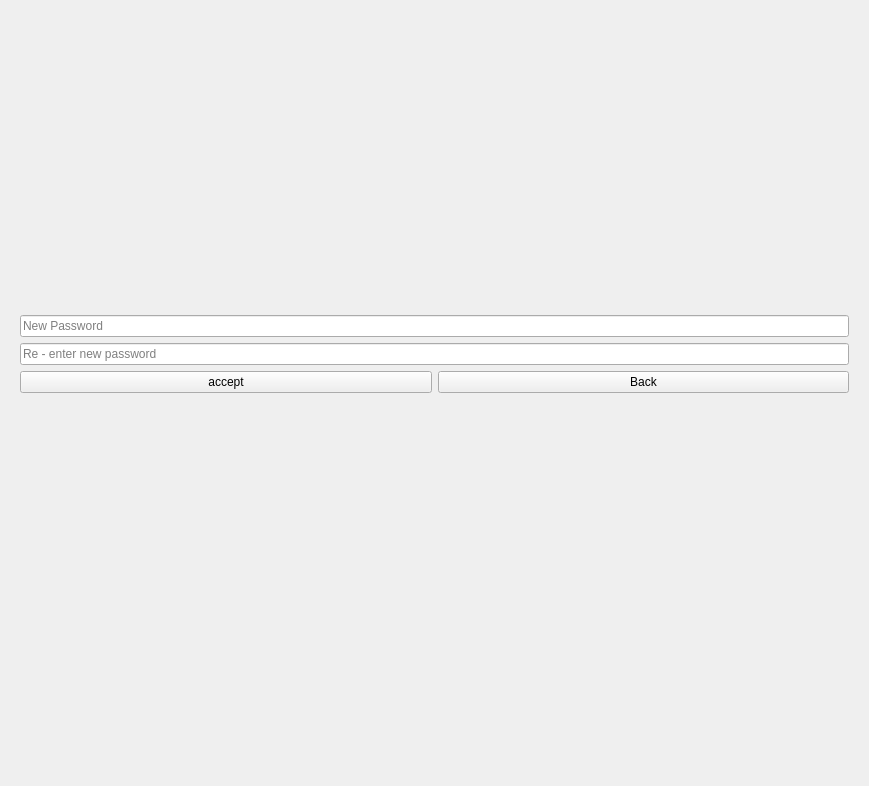
<?xml version="1.0" encoding="UTF-8"?>
<ui version="4.0">
 <class>chatbox</class>
 <widget class="QWidget" name="chatbox">
  <property name="geometry">
   <rect>
    <x>0</x>
    <y>0</y>
    <width>869</width>
    <height>786</height>
   </rect>
  </property>
  <property name="windowTitle">
   <string>Form</string>
  </property>
  <layout class="QHBoxLayout" name="horizontalLayout_3">
   <item>
    <widget class="QStackedWidget" name="stackedWidget">
     <property name="currentIndex">
      <number>3</number>
     </property>
     <widget class="QWidget" name="chatStack">
      <layout class="QGridLayout" name="gridLayout">
       <item row="0" column="0">
        <widget class="QTabWidget" name="tabWidget">
         <property name="sizePolicy">
          <sizepolicy hsizetype="Fixed" vsizetype="Expanding">
           <horstretch>0</horstretch>
           <verstretch>0</verstretch>
          </sizepolicy>
         </property>
         <property name="minimumSize">
          <size>
           <width>280</width>
           <height>100</height>
          </size>
         </property>
         <property name="maximumSize">
          <size>
           <width>300</width>
           <height>100000</height>
          </size>
         </property>
         <property name="currentIndex">
          <number>1</number>
         </property>
         <widget class="QWidget" name="tab">
          <attribute name="title">
           <string>User</string>
          </attribute>
          <layout class="QHBoxLayout" name="horizontalLayout_2">
           <item>
            <widget class="QListWidget" name="listWidget">
             <property name="sizePolicy">
              <sizepolicy hsizetype="Expanding" vsizetype="Expanding">
               <horstretch>0</horstretch>
               <verstretch>0</verstretch>
              </sizepolicy>
             </property>
            </widget>
           </item>
          </layout>
         </widget>
         <widget class="QWidget" name="tab_2">
          <attribute name="title">
           <string>Group</string>
          </attribute>
          <layout class="QHBoxLayout" name="horizontalLayout_5">
           <item>
            <widget class="QListWidget" name="listWidget_2"/>
           </item>
          </layout>
         </widget>
        </widget>
       </item>
       <item row="1" column="0">
        <widget class="QPushButton" name="settingButton">
         <property name="sizePolicy">
          <sizepolicy hsizetype="Fixed" vsizetype="Expanding">
           <horstretch>0</horstretch>
           <verstretch>0</verstretch>
          </sizepolicy>
         </property>
         <property name="minimumSize">
          <size>
           <width>280</width>
           <height>23</height>
          </size>
         </property>
         <property name="maximumSize">
          <size>
           <width>479</width>
           <height>23</height>
          </size>
         </property>
         <property name="text">
          <string>Setting</string>
         </property>
        </widget>
       </item>
       <item row="0" column="1" rowspan="2">
        <layout class="QVBoxLayout" name="verticalLayout">
         <item>
          <widget class="QTextEdit" name="textEdit">
           <property name="frameShape">
            <enum>QFrame::StyledPanel</enum>
           </property>
           <property name="frameShadow">
            <enum>QFrame::Sunken</enum>
           </property>
           <property name="sizeAdjustPolicy">
            <enum>QAbstractScrollArea::AdjustIgnored</enum>
           </property>
           <property name="undoRedoEnabled">
            <bool>false</bool>
           </property>
           <property name="lineWrapMode">
            <enum>QTextEdit::WidgetWidth</enum>
           </property>
           <property name="readOnly">
            <bool>true</bool>
           </property>
          </widget>
         </item>
         <item>
          <layout class="QHBoxLayout" name="horizontalLayout">
           <item>
            <widget class="QLineEdit" name="lineEdit"/>
           </item>
           <item>
            <widget class="QPushButton" name="sendButton">
             <property name="text">
              <string>Send</string>
             </property>
            </widget>
           </item>
          </layout>
         </item>
        </layout>
       </item>
      </layout>
     </widget>
     <widget class="QWidget" name="settingStack">
      <layout class="QGridLayout" name="gridLayout_2">
       <item row="7" column="0" colspan="2">
        <widget class="QPushButton" name="SettingbackButton">
         <property name="enabled">
          <bool>true</bool>
         </property>
         <property name="sizePolicy">
          <sizepolicy hsizetype="Minimum" vsizetype="Preferred">
           <horstretch>0</horstretch>
           <verstretch>0</verstretch>
          </sizepolicy>
         </property>
         <property name="minimumSize">
          <size>
           <width>2</width>
           <height>2</height>
          </size>
         </property>
         <property name="text">
          <string>Back</string>
         </property>
         <property name="iconSize">
          <size>
           <width>32</width>
           <height>32</height>
          </size>
         </property>
        </widget>
       </item>
       <item row="1" column="0">
        <widget class="QPushButton" name="groupManagementButton">
         <property name="enabled">
          <bool>true</bool>
         </property>
         <property name="sizePolicy">
          <sizepolicy hsizetype="Minimum" vsizetype="Preferred">
           <horstretch>0</horstretch>
           <verstretch>0</verstretch>
          </sizepolicy>
         </property>
         <property name="minimumSize">
          <size>
           <width>2</width>
           <height>2</height>
          </size>
         </property>
         <property name="sizeIncrement">
          <size>
           <width>1</width>
           <height>1</height>
          </size>
         </property>
         <property name="text">
          <string>Group management</string>
         </property>
         <property name="iconSize">
          <size>
           <width>32</width>
           <height>32</height>
          </size>
         </property>
        </widget>
       </item>
       <item row="1" column="1">
        <widget class="QPushButton" name="accountManagementButton">
         <property name="enabled">
          <bool>true</bool>
         </property>
         <property name="sizePolicy">
          <sizepolicy hsizetype="Minimum" vsizetype="Preferred">
           <horstretch>0</horstretch>
           <verstretch>0</verstretch>
          </sizepolicy>
         </property>
         <property name="minimumSize">
          <size>
           <width>2</width>
           <height>2</height>
          </size>
         </property>
         <property name="text">
          <string>Account management</string>
         </property>
         <property name="iconSize">
          <size>
           <width>32</width>
           <height>32</height>
          </size>
         </property>
        </widget>
       </item>
       <item row="4" column="0">
        <widget class="QPushButton" name="textColorButton">
         <property name="enabled">
          <bool>true</bool>
         </property>
         <property name="sizePolicy">
          <sizepolicy hsizetype="Minimum" vsizetype="Preferred">
           <horstretch>0</horstretch>
           <verstretch>0</verstretch>
          </sizepolicy>
         </property>
         <property name="minimumSize">
          <size>
           <width>2</width>
           <height>2</height>
          </size>
         </property>
         <property name="text">
          <string>Text Color</string>
         </property>
         <property name="iconSize">
          <size>
           <width>32</width>
           <height>32</height>
          </size>
         </property>
        </widget>
       </item>
       <item row="4" column="1">
        <widget class="QPushButton" name="LogoutButton">
         <property name="enabled">
          <bool>true</bool>
         </property>
         <property name="sizePolicy">
          <sizepolicy hsizetype="Minimum" vsizetype="Preferred">
           <horstretch>0</horstretch>
           <verstretch>0</verstretch>
          </sizepolicy>
         </property>
         <property name="minimumSize">
          <size>
           <width>2</width>
           <height>2</height>
          </size>
         </property>
         <property name="sizeIncrement">
          <size>
           <width>1</width>
           <height>1</height>
          </size>
         </property>
         <property name="text">
          <string>Logout</string>
         </property>
         <property name="iconSize">
          <size>
           <width>32</width>
           <height>32</height>
          </size>
         </property>
        </widget>
       </item>
      </layout>
     </widget>
     <widget class="QWidget" name="groupManagementStack">
      <widget class="QPushButton" name="groupManagementBackButton">
       <property name="geometry">
        <rect>
         <x>20</x>
         <y>730</y>
         <width>161</width>
         <height>31</height>
        </rect>
       </property>
       <property name="text">
        <string>Back</string>
       </property>
      </widget>
      <widget class="QLabel" name="label">
       <property name="geometry">
        <rect>
         <x>20</x>
         <y>10</y>
         <width>141</width>
         <height>20</height>
        </rect>
       </property>
       <property name="text">
        <string>Group names</string>
       </property>
      </widget>
      <widget class="QLabel" name="label_2">
       <property name="geometry">
        <rect>
         <x>170</x>
         <y>10</y>
         <width>141</width>
         <height>20</height>
        </rect>
       </property>
       <property name="text">
        <string>Group members</string>
       </property>
      </widget>
      <widget class="QLabel" name="label_3">
       <property name="geometry">
        <rect>
         <x>320</x>
         <y>10</y>
         <width>131</width>
         <height>17</height>
        </rect>
       </property>
       <property name="text">
        <string>All user</string>
       </property>
      </widget>
      <widget class="QLabel" name="label_4">
       <property name="geometry">
        <rect>
         <x>510</x>
         <y>10</y>
         <width>121</width>
         <height>17</height>
        </rect>
       </property>
       <property name="text">
        <string>Create new group</string>
       </property>
      </widget>
      <widget class="QLabel" name="label_5">
       <property name="geometry">
        <rect>
         <x>510</x>
         <y>170</y>
         <width>161</width>
         <height>17</height>
        </rect>
       </property>
       <property name="text">
        <string>Delete selected group</string>
       </property>
      </widget>
      <widget class="QLabel" name="label_6">
       <property name="geometry">
        <rect>
         <x>510</x>
         <y>280</y>
         <width>161</width>
         <height>17</height>
        </rect>
       </property>
       <property name="text">
        <string>Modify selected group</string>
       </property>
      </widget>
      <widget class="QWidget" name="layoutWidget">
       <property name="geometry">
        <rect>
         <x>510</x>
         <y>30</y>
         <width>311</width>
         <height>121</height>
        </rect>
       </property>
       <layout class="QVBoxLayout" name="verticalLayout_2">
        <item>
         <widget class="QLineEdit" name="groupNameEdit">
          <property name="placeholderText">
           <string>Group name</string>
          </property>
         </widget>
        </item>
        <item>
         <layout class="QHBoxLayout" name="horizontalLayout_7">
          <item>
           <widget class="QLineEdit" name="groupPassEdit">
            <property name="echoMode">
             <enum>QLineEdit::Password</enum>
            </property>
            <property name="placeholderText">
             <string>Password</string>
            </property>
           </widget>
          </item>
          <item>
           <widget class="QRadioButton" name="accessButton">
            <property name="text">
             <string>Password</string>
            </property>
           </widget>
          </item>
         </layout>
        </item>
        <item>
         <widget class="QPushButton" name="createGroupButton">
          <property name="text">
           <string>Create Group</string>
          </property>
         </widget>
        </item>
       </layout>
      </widget>
      <widget class="QWidget" name="layoutWidget">
       <property name="geometry">
        <rect>
         <x>510</x>
         <y>190</y>
         <width>311</width>
         <height>71</height>
        </rect>
       </property>
       <layout class="QVBoxLayout" name="verticalLayout_3">
        <item>
         <widget class="QLineEdit" name="lineEdit_2">
          <property name="echoMode">
           <enum>QLineEdit::Password</enum>
          </property>
          <property name="placeholderText">
           <string>Password</string>
          </property>
         </widget>
        </item>
        <item>
         <widget class="QPushButton" name="deleteGroupButton">
          <property name="text">
           <string>Delete Group</string>
          </property>
         </widget>
        </item>
       </layout>
      </widget>
      <widget class="QWidget" name="layoutWidget">
       <property name="geometry">
        <rect>
         <x>170</x>
         <y>30</y>
         <width>141</width>
         <height>661</height>
        </rect>
       </property>
       <layout class="QVBoxLayout" name="verticalLayout_4">
        <item>
         <widget class="QListWidget" name="groupMemberWidget"/>
        </item>
        <item>
         <widget class="QPushButton" name="removeMemberButton">
          <property name="text">
           <string>Remove member</string>
          </property>
         </widget>
        </item>
       </layout>
      </widget>
      <widget class="QWidget" name="layoutWidget">
       <property name="geometry">
        <rect>
         <x>14</x>
         <y>31</y>
         <width>151</width>
         <height>661</height>
        </rect>
       </property>
       <layout class="QVBoxLayout" name="verticalLayout_5">
        <item>
         <widget class="QListWidget" name="groupWidget"/>
        </item>
        <item>
         <widget class="QPushButton" name="leaveGroupButton">
          <property name="text">
           <string>Leave Group</string>
          </property>
         </widget>
        </item>
       </layout>
      </widget>
      <widget class="QWidget" name="layoutWidget">
       <property name="geometry">
        <rect>
         <x>320</x>
         <y>30</y>
         <width>131</width>
         <height>661</height>
        </rect>
       </property>
       <layout class="QVBoxLayout" name="verticalLayout_6">
        <item>
         <widget class="QListWidget" name="allUserWidget"/>
        </item>
        <item>
         <widget class="QPushButton" name="inviteGroupButton">
          <property name="text">
           <string>Invite Member</string>
          </property>
         </widget>
        </item>
       </layout>
      </widget>
      <widget class="QWidget" name="layoutWidget">
       <property name="geometry">
        <rect>
         <x>510</x>
         <y>300</y>
         <width>311</width>
         <height>151</height>
        </rect>
       </property>
       <layout class="QVBoxLayout" name="verticalLayout_7">
        <item>
         <widget class="QLineEdit" name="newNameLineEdit">
          <property name="toolTipDuration">
           <number>0</number>
          </property>
          <property name="text">
           <string/>
          </property>
          <property name="placeholderText">
           <string>New name</string>
          </property>
         </widget>
        </item>
        <item>
         <widget class="QLineEdit" name="oldPassLineEdit">
          <property name="text">
           <string/>
          </property>
          <property name="echoMode">
           <enum>QLineEdit::Password</enum>
          </property>
          <property name="placeholderText">
           <string>old password</string>
          </property>
         </widget>
        </item>
        <item>
         <widget class="QLineEdit" name="newPassLineEdit">
          <property name="echoMode">
           <enum>QLineEdit::Password</enum>
          </property>
          <property name="placeholderText">
           <string>New password</string>
          </property>
         </widget>
        </item>
        <item>
         <widget class="QLineEdit" name="reNewPassLineEdit">
          <property name="text">
           <string/>
          </property>
          <property name="echoMode">
           <enum>QLineEdit::Password</enum>
          </property>
          <property name="placeholderText">
           <string>Re-enter password</string>
          </property>
         </widget>
        </item>
        <item>
         <widget class="QPushButton" name="modifyGroupButton">
          <property name="text">
           <string>Modify group</string>
          </property>
         </widget>
        </item>
       </layout>
      </widget>
     </widget>
     <widget class="QWidget" name="accountManagementStack">
      <layout class="QGridLayout" name="gridLayout_4">
       <item row="1" column="1">
        <widget class="QLabel" name="accountManagementLabel">
         <property name="text">
          <string/>
         </property>
        </widget>
       </item>
       <item row="1" column="0" colspan="2">
        <layout class="QVBoxLayout" name="verticalLayout_8">
         <item>
          <spacer name="verticalSpacer">
           <property name="orientation">
            <enum>Qt::Vertical</enum>
           </property>
           <property name="sizeHint" stdset="0">
            <size>
             <width>20</width>
             <height>40</height>
            </size>
           </property>
          </spacer>
         </item>
         <item>
          <widget class="QLineEdit" name="newPass">
           <property name="echoMode">
            <enum>QLineEdit::Password</enum>
           </property>
           <property name="placeholderText">
            <string>New Password</string>
           </property>
          </widget>
         </item>
         <item>
          <widget class="QLineEdit" name="reNewPass">
           <property name="echoMode">
            <enum>QLineEdit::Password</enum>
           </property>
           <property name="placeholderText">
            <string>Re - enter new password</string>
           </property>
          </widget>
         </item>
         <item>
          <layout class="QHBoxLayout" name="horizontalLayout_8">
           <item>
            <widget class="QPushButton" name="accountManagementAcceptButton">
             <property name="text">
              <string>accept</string>
             </property>
            </widget>
           </item>
           <item>
            <widget class="QPushButton" name="accountManagementBackButton">
             <property name="text">
              <string>Back</string>
             </property>
            </widget>
           </item>
          </layout>
         </item>
        </layout>
       </item>
       <item row="2" column="0">
        <spacer name="verticalSpacer_2">
         <property name="orientation">
          <enum>Qt::Vertical</enum>
         </property>
         <property name="sizeHint" stdset="0">
          <size>
           <width>20</width>
           <height>40</height>
          </size>
         </property>
        </spacer>
       </item>
      </layout>
     </widget>
     <widget class="QWidget" name="textColorStack">
      <layout class="QGridLayout" name="gridLayout_3">
       <item row="0" column="0">
        <layout class="QHBoxLayout" name="horizontalLayout_4">
         <item>
          <widget class="QPushButton" name="redButton">
           <property name="sizePolicy">
            <sizepolicy hsizetype="Preferred" vsizetype="Preferred">
             <horstretch>0</horstretch>
             <verstretch>0</verstretch>
            </sizepolicy>
           </property>
           <property name="text">
            <string/>
           </property>
          </widget>
         </item>
         <item>
          <widget class="QPushButton" name="blackButton">
           <property name="sizePolicy">
            <sizepolicy hsizetype="Preferred" vsizetype="Preferred">
             <horstretch>0</horstretch>
             <verstretch>0</verstretch>
            </sizepolicy>
           </property>
           <property name="text">
            <string/>
           </property>
          </widget>
         </item>
        </layout>
       </item>
       <item row="1" column="0">
        <layout class="QHBoxLayout" name="horizontalLayout_6">
         <item>
          <widget class="QPushButton" name="blueButton">
           <property name="sizePolicy">
            <sizepolicy hsizetype="Preferred" vsizetype="Preferred">
             <horstretch>0</horstretch>
             <verstretch>0</verstretch>
            </sizepolicy>
           </property>
           <property name="text">
            <string/>
           </property>
          </widget>
         </item>
         <item>
          <widget class="QPushButton" name="greenButton">
           <property name="sizePolicy">
            <sizepolicy hsizetype="Preferred" vsizetype="Preferred">
             <horstretch>0</horstretch>
             <verstretch>0</verstretch>
            </sizepolicy>
           </property>
           <property name="text">
            <string/>
           </property>
          </widget>
         </item>
        </layout>
       </item>
       <item row="2" column="0">
        <widget class="QPushButton" name="textColorBackButton">
         <property name="sizePolicy">
          <sizepolicy hsizetype="Preferred" vsizetype="Preferred">
           <horstretch>0</horstretch>
           <verstretch>0</verstretch>
          </sizepolicy>
         </property>
         <property name="text">
          <string>Back</string>
         </property>
        </widget>
       </item>
      </layout>
     </widget>
    </widget>
   </item>
  </layout>
 </widget>
 <tabstops>
  <tabstop>lineEdit</tabstop>
  <tabstop>sendButton</tabstop>
  <tabstop>textEdit</tabstop>
  <tabstop>textColorButton</tabstop>
  <tabstop>groupManagementButton</tabstop>
  <tabstop>LogoutButton</tabstop>
  <tabstop>SettingbackButton</tabstop>
  <tabstop>accountManagementButton</tabstop>
 </tabstops>
 <resources/>
 <connections>
  <connection>
   <sender>lineEdit</sender>
   <signal>returnPressed()</signal>
   <receiver>sendButton</receiver>
   <slot>click()</slot>
   <hints>
    <hint type="sourcelabel">
     <x>762</x>
     <y>765</y>
    </hint>
    <hint type="destinationlabel">
     <x>848</x>
     <y>765</y>
    </hint>
   </hints>
  </connection>
  <connection>
   <sender>listWidget</sender>
   <signal>currentItemChanged(QListWidgetItem*,QListWidgetItem*)</signal>
   <receiver>textEdit</receiver>
   <slot>clear()</slot>
   <hints>
    <hint type="sourcelabel">
     <x>188</x>
     <y>366</y>
    </hint>
    <hint type="destinationlabel">
     <x>398</x>
     <y>368</y>
    </hint>
   </hints>
  </connection>
  <connection>
   <sender>listWidget_2</sender>
   <signal>currentItemChanged(QListWidgetItem*,QListWidgetItem*)</signal>
   <receiver>textEdit</receiver>
   <slot>clear()</slot>
   <hints>
    <hint type="sourcelabel">
     <x>110</x>
     <y>67</y>
    </hint>
    <hint type="destinationlabel">
     <x>435</x>
     <y>277</y>
    </hint>
   </hints>
  </connection>
 </connections>
</ui>
